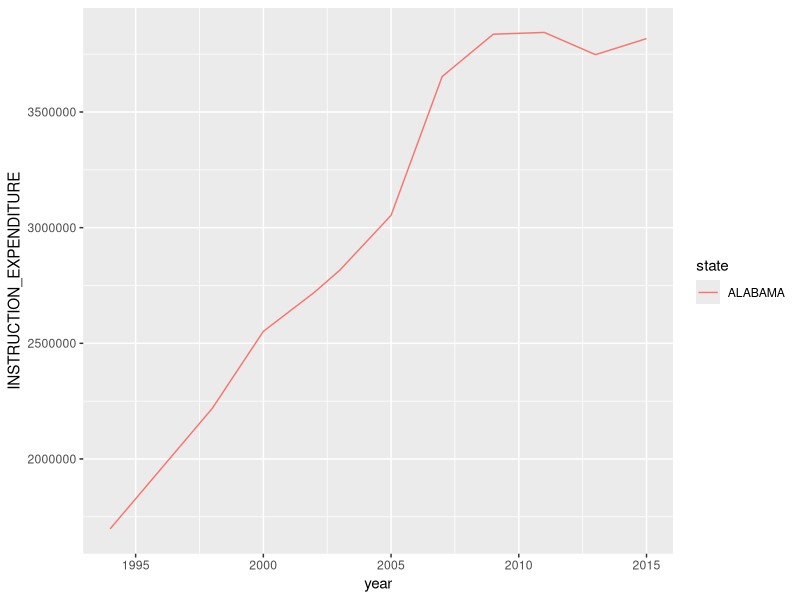
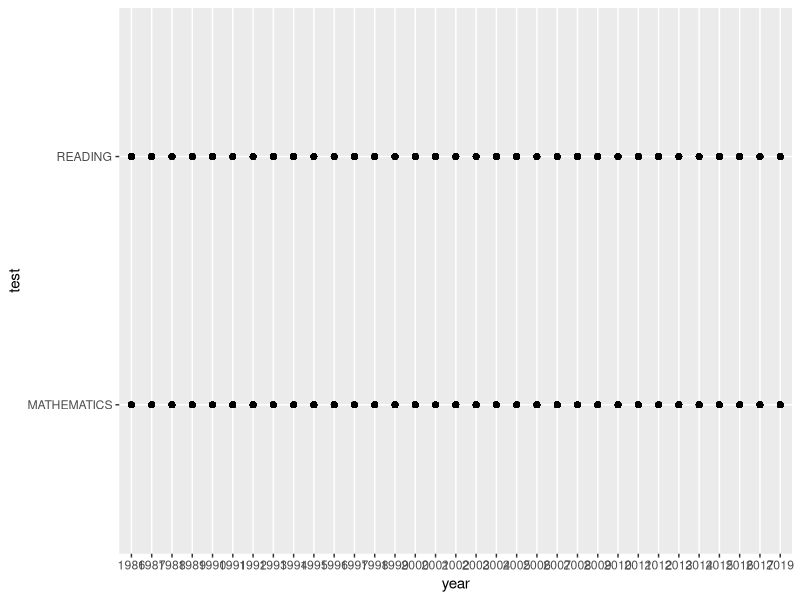

The R script that drew these images, in order:
## ---- chunk 1
library(tidyverse)
library(readxl)

knitr::opts_chunk$set(cache = TRUE)

schools <- read_xlsx(here::here("9_simulation-regression", 
                                "Project Part One", 
                                "US_schools_data.xlsx"))
## ---- chunk 2

schools_small <- schools %>% 
  select(PRIMARY_KEY, 
         TOTAL_EXPENDITURE:CAPITAL_OUTLAY_EXPENDITURE | 
           ends_with("READING") |
           ends_with("MATHEMATICS"))

## ---- chunk 3
schools_small <- schools_small %>% 
  mutate(PRIMARY_KEY = str_replace_all(PRIMARY_KEY, pattern = "_",
                                      replacement = " "), 
         year = str_extract(PRIMARY_KEY, "\\d{4}"), 
         state = str_extract(PRIMARY_KEY, "(?<=\\d{4}).*"), 
         state = str_trim(state)) %>% 
  select(-PRIMARY_KEY) %>% 
  select(year, state, everything())


## ---- chunk 4
schools_small <- schools_small %>% 
  pivot_longer(G04_A_A_READING:G08_TR_A_MATHEMATICS, 
           names_to = c("grade", "race", "sex", "test"), 
           names_sep = "_")
## ---- chunk 5
schools_small %>% 
  drop_na() %>% 
  filter(state == "ALABAMA") %>% 
  mutate(year = as.numeric(year)) %>% 
  ggplot(aes(x = year, y = INSTRUCTION_EXPENDITURE)) + 
  geom_line(aes(color = state))
  

schools_small %>% 
  ggplot(aes(x = year, y = test)) + 
  geom_point()

## ---- chunk 6
math_lm <- schools_small %>% 
  filter(test == "MATHEMATICS") %>% 
  lm(value ~ INSTRUCTION_EXPENDITURE, data = .)

read_lm <- schools_small %>% 
  filter(test == "READING") %>% 
  lm(value ~ INSTRUCTION_EXPENDITURE, data = .)

## ---- chunk 7
schools_small %>% 
  lm(value ~ INSTRUCTION_EXPENDITURE + test + year, data = .)
